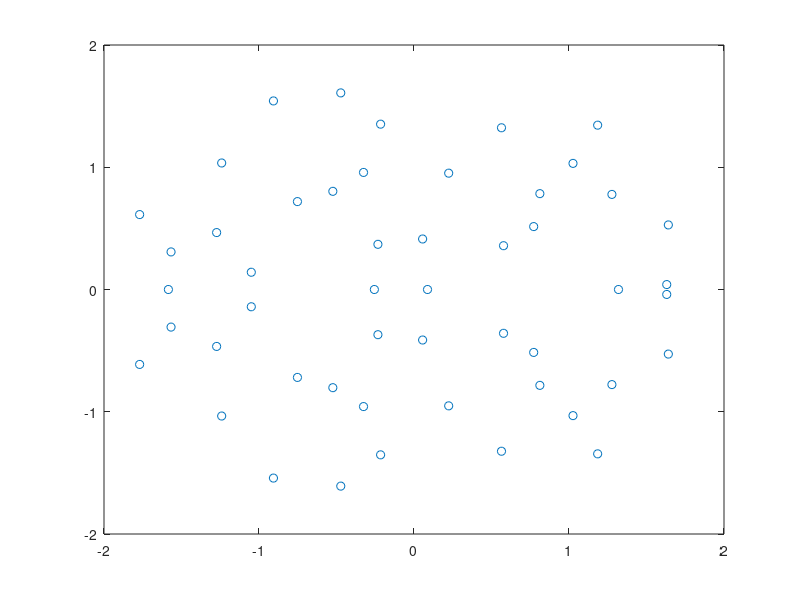

Here is the MATLAB script that generated this plot: (Note: this script raises an error after producing the figure.)
close all
clear
clc

% Sompolinsky 1988 chaotic rate network integrated with ode45
%   dx_i/dt = -x_i + sum_j J_ij * tanh(x_j)
%   J_ij ~ N(0, g^2 / n), choose g slightly > 1 for weak chaos

rng(2); % reproducibility

% Lyapunov method selection
Lya_method = 'benettin'; % 'benettin', 'qr', or 'none'
plot_entropy_rate = true; % true: plot entropy production rate, false: plot full spectrum

% Parameters
n = 50;      % n
g = 2;              % gain (slightly chaotic when > 1)
fs = 100;          % sampling frequency (Hz)
dt = 1/fs;
tspan = [0, 500];       % seconds
t = linspace(tspan(1), tspan(2), (tspan(2)-tspan(1))*fs+1)'; % time vector

nt = length(t);
m = 0.6; % negative feedback
mu_E = 1;
mu_I = -1;
M = [mu_E.*ones(n,n/2), mu_I.*ones(n,n/2)];
% Connectivity: Gaussian with mean 0 and variance g^2/n
J = (g / sqrt(n)) * (randn(n, n)+M);
J(rand(n,n)<0.5) = 0; 

J=J-mean(J,2)./n; % row sum to zero

eigJ = eig(J);
figure(1)
plot(real(eigJ),imag(eigJ),'o')

% External input stimulus (n x time)
u = zeros(n, nt); % User can customize this as needed



stim_change_interval = (tspan(2)-tspan(1))/5; % how often stimulus changes (in seconds)

% Calculate number of time steps per stimulus and number of stimuli needed
steps_per_stim = round(stim_change_interval * fs);
num_stimuli = ceil(nt / steps_per_stim);

% Pre-generate all stimulus vectors
amp = 0.07;
stim_vectors = amp .* randn(n, num_stimuli);
% stim_vectors(:,4) = stim_vectors(:,3);
% stim_vectors(:,5) = stim_vectors(:,3);

stim_vectors2(:,1) = stim_vectors(:,2);
stim_vectors2(:,2) = stim_vectors(:,3);
stim_vectors2(:,3) = stim_vectors(:,3);
stim_vectors2(:,4) = stim_vectors(:,1);
stim_vectors2(:,5) = stim_vectors(:,1);
stim_vectors2(:,6) = stim_vectors(:,1);

stim_vectors = stim_vectors2;

% Fill u with the pre-generated stimulus vectors using a for loop
for i = 1:num_stimuli
    start_idx = (i-1) * steps_per_stim + 1;
    end_idx = min(i * steps_per_stim, nt);
    u(:, start_idx:end_idx) = repmat(stim_vectors(:, i), 1, end_idx - start_idx + 1);
end

% Initial condition (small random perturbation)
x0 = 0.05+0.1 * randn(n, 1);

% ODE right-hand side (now with external stimulus)
rhs = @(t_current, x) rhs_somp(t_current, x, t, u, J, m);

% Integrate
opts = odeset('RelTol', 1e-8, 'AbsTol', 1e-8, 'MaxStep', dt);
[t_out, X] = ode45(rhs, t, x0, opts);

%% Compute Lyapunov exponent(s)
params.n = n;
params.J = J;
params.m = m;
N_sys_eqs = n;
T = tspan;
ode_solver = @ode45;

lya_results = struct();

if ~strcmpi(Lya_method, 'none')
    % Adjust lya_dt based on method: QR needs longer interval
    if strcmpi(Lya_method, 'qr')
        lya_dt = 50*dt;  % Longer interval for QR method
    else
        lya_dt = 5*dt;   % Standard interval for Benettin
    end
    lya_fs = 1/lya_dt;
    
    switch lower(Lya_method)
        case 'benettin'
            fprintf('Computing largest Lyapunov exponent using Benettin''s algorithm...\n');
            d0 = 1e-3;
            [LLE, local_lya, finite_lya, t_lya] = benettin_algorithm(X, t_out, dt, fs, d0, T, lya_dt, params, opts, @rhs_somp_wrapper, t, u, ode_solver);
            fprintf('Largest Lyapunov Exponent: %.4f\n', LLE);
            lya_results.LLE = LLE; 
            lya_results.local_lya = local_lya; 
            lya_results.finite_lya = finite_lya; 
            lya_results.t_lya = t_lya;
            
        case 'qr'
            fprintf('Computing full Lyapunov spectrum using QR decomposition method...\n');
            [LE_spectrum, local_LE_spectrum_t, finite_LE_spectrum_t, t_lya] = lyapunov_spectrum_qr(X, t_out, lya_dt, params, ode_solver, opts, @rhs_somp_Jacobian, T, N_sys_eqs, fs);
            fprintf('Largest Lyapunov Exponent: %.4f\n', LE_spectrum(1));
            fprintf('Lyapunov Dimension: %.2f\n', compute_kaplan_yorke_dimension(LE_spectrum));
            lya_results.LE_spectrum = LE_spectrum; 
            lya_results.local_LE_spectrum_t = local_LE_spectrum_t; 
            lya_results.finite_LE_spectrum_t = finite_LE_spectrum_t; 
            lya_results.t_lya = t_lya; 
            lya_results.N_sys_eqs = N_sys_eqs;
            
        otherwise
            error('Unknown Lyapunov method: %s. Use ''benettin'', ''qr'', or ''none''.', Lya_method);
    end
end

%% Plots
% Plot: activity over time (all neurons)
figure(2);
set(2,'Color', 'w')
set(gcf,'Position',[-2302         726        1574         543])
imagesc(t_out, 1:n, X.');
axis xy tight
colormap turbo
colorbar
xlabel('Time (s)')
ylabel('Neuron index')
% title(sprintf('Sompolinsky network dynamics (n = %d, g = %.2f)', n, g))

% Also show trajectories of a subset of neurons and Lyapunov exponent(s)
if ~strcmpi(Lya_method, 'none')
    figure(3);
    clf;
    set(gcf,'Position',[-2244          82        1340         1000])

    % Subplot 1: External input stimulus
    subplot(3,1,1)
    plot(t,u')
    xlabel('Time (s)')
    ylabel('Stimulus u(t)')
    ylim(1.2*ylim);
    % title('External Input Stimulus u(t)')

    % Subplot 2: Sample neuron trajectories
    subplot(3,1,2)
    numToShow = n
    plot(t_out, X(:, 1:numToShow))
    xlabel('Time (s)')
    ylabel('Dendritic activity, x(t)')
    % title(sprintf('Sample neuron trajectories (first %d)', numToShow))

    % Subplot 3: Lyapunov exponent(s)
    subplot(3,1,3)
    
    if strcmpi(Lya_method, 'benettin')
        % Plot for Benettin's method (single exponent)
        [bL,aL] = butter(3,0.05/(lya_fs/2),'low');
        local_lya_filt = filtfilt(bL,aL,lya_results.local_lya);
        
        plot(lya_results.t_lya, lya_results.local_lya, 'LineWidth', 1.5)
        hold on
        plot(lya_results.t_lya, local_lya_filt,'LineWidth',1.5)
        yline(lya_results.LLE, '--r', 'LineWidth', 2)
        xlabel('Time (s)')
        ylabel('Local Lyapunov Exponent')
        title(sprintf('Local Lyapunov Exponent (LLE = %.4f)', lya_results.LLE))
        legend('Local', 'Filtered', 'Mean LLE', 'Location', 'best')
        
    elseif strcmpi(Lya_method, 'qr')
        % Plot for QR method (full spectrum or entropy production rate)
        if plot_entropy_rate
            % Compute local entropy production rate (sum of positive Lyapunov exponents)
            % Convert from nats/s to bits/s by multiplying by 1/ln(2)
            nats_to_bits = 1/log(2);
            local_entropy_rate = sum(max(lya_results.local_LE_spectrum_t, 0), 2) * nats_to_bits;
            mean_entropy_rate = sum(max(lya_results.LE_spectrum, 0)) * nats_to_bits;
            
            % Plot entropy production rate
            plot(lya_results.t_lya, local_entropy_rate, 'b', 'LineWidth', 1.5)
            hold on
            yline(mean_entropy_rate, '--r', 'LineWidth', 2)
            yline(0, '--k', 'LineWidth', 1)
            xlabel('Time (s)')
            ylabel('Entropy Production (bits/s)')
            legend('Local Entropy Rate', sprintf('Mean = %.3f bits/s', mean_entropy_rate), 'Location', 'best')
        else
            % Plot full spectrum (original behavior)
            plot(lya_results.t_lya, lya_results.local_LE_spectrum_t, 'LineWidth', 1)
            hold on
            % Highlight the largest exponent
            plot(lya_results.t_lya, lya_results.local_LE_spectrum_t(:,1), 'r', 'LineWidth', 1)
            yline(0, '--k', 'LineWidth', 1)
            xlabel('Time (s)')
            ylabel('Lyapunov Exponents')

            % title(sprintf('Lyapunov Spectrum (LLE = %.4f)', lya_results.LE_spectrum(1)))
            legend_entries = cell(1, min(5, lya_results.N_sys_eqs));
            for i = 1:min(5, lya_results.N_sys_eqs)
                legend_entries{i} = sprintf('\\lambda_%d = %.3f', i, lya_results.LE_spectrum(i));
            end
            legend(legend_entries, 'Location', 'best')
        end
    end
end

%% Subfunction: ODE right-hand side with external stimulus
function dx_dt = rhs_somp(t_current, x, t_vec, u, J, m)
    % Persistent variables for efficient interpolation
    persistent u_interpolant t_vec_last;
    
    % Create or update griddedInterpolant if time vector has changed
    if isempty(u_interpolant) || isempty(t_vec_last) || ...
       numel(t_vec_last) ~= numel(t_vec) || t_vec_last(1) ~= t_vec(1) || t_vec_last(end) ~= t_vec(end)
        
        % Use 'linear' interpolation and 'none' for extrapolation
        % This returns NaN for out-of-bounds queries to catch errors
        u_interpolant = griddedInterpolant(t_vec, u', 'linear', 'none');
        t_vec_last = t_vec;
    end
    
    % Interpolate u at current time (u_interpolant returns 1 x n, transpose to n x 1)
    u_t = u_interpolant(t_current)';
    
    % Compute derivative: dx/dt = -x + J * relu(x) + u(t)
    % relu with saturation at 5
    % dx_dt = 0.5-m.*x + J * min(max(x, 0), 1) + u_t;
    % dx_dt = -m.*x + J * tanh(max(x, 0)) + u_t;
    dx_dt = -m.*x + J * tanh(x) + u_t;
end

%% Wrapper function for benettin_algorithm
function dx_dt = rhs_somp_wrapper(tt, XX, t_ex, u_ex, params)
    dx_dt = rhs_somp(tt, XX, t_ex, u_ex, params.J, params.m);
end

%% Jacobian function for lyapunov_spectrum_qr
function J_jac = rhs_somp_Jacobian(tt, x, params)
    % Jacobian of dx/dt = -m*x + J*tanh(x) + u(t)
    % d/dx[tanh(x)] = sech(x)^2 = 1 - tanh(x)^2
    % J_jac = -m*I + J * diag(1 - tanh(x).^2)
    n = params.n;
    J_jac = -params.m * eye(n) + params.J * diag(1 - tanh(x).^2);
end

%% Helper function to compute Kaplan-Yorke dimension
function D_KY = compute_kaplan_yorke_dimension(lambda)
    % Compute Kaplan-Yorke (Lyapunov) dimension from spectrum
    % lambda: sorted Lyapunov exponents (descending order)
    
    lambda = sort(lambda, 'descend');
    cumsum_lambda = cumsum(lambda);
    
    % Find largest j such that sum of first j exponents is non-negative
    j = find(cumsum_lambda >= 0, 1, 'last');
    
    if isempty(j)
        D_KY = 0;
    elseif j == length(lambda)
        D_KY = length(lambda);
    else
        D_KY = j + cumsum_lambda(j) / abs(lambda(j+1));
    end
end
